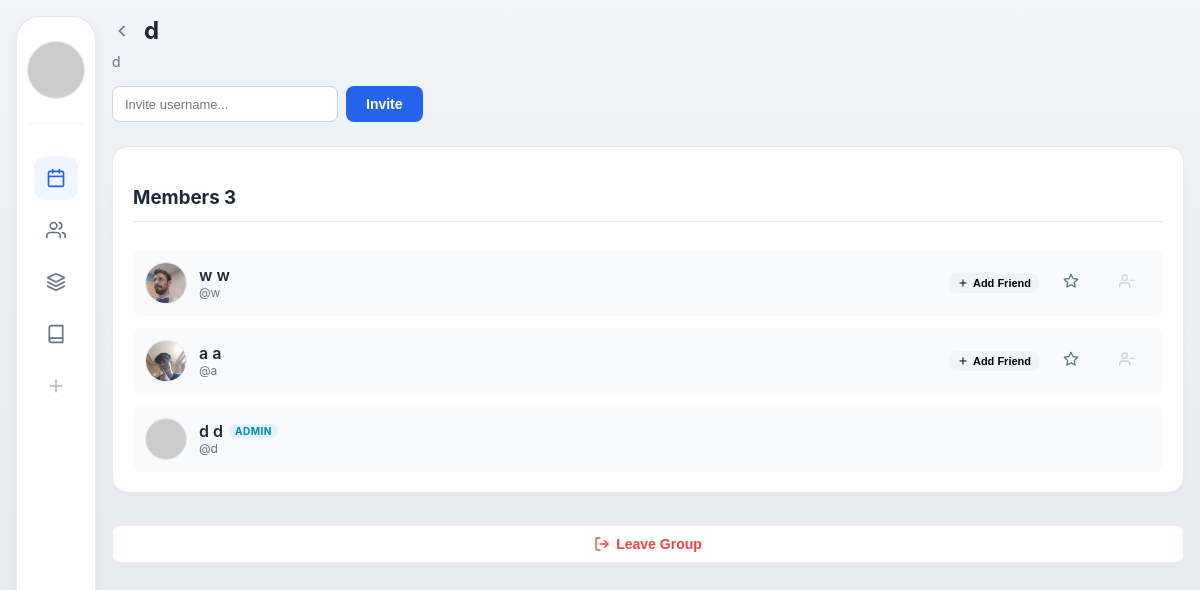
Screenshot of /groups/18 (signed in) with the database file from the repository.
### models.py (models this page shows, shortened)
class Group(db.Model):
    __tablename__ = "groups"
    id = db.Column(db.Integer, primary_key=True)
    name = db.Column(db.String(100), nullable=False)
    description = db.Column(db.String(255), nullable=True)
    created_by = db.Column(db.Integer, db.ForeignKey("users.id"), nullable=False)
    created_at = db.Column(db.DateTime, default=datetime.utcnow)
    members = db.relationship("GroupMember", back_populates="group", cascade="all, delete-orphan")

class GroupMember(db.Model):
    __tablename__ = "group_members"
    id = db.Column(db.Integer, primary_key=True)
    group_id = db.Column(db.Integer, db.ForeignKey("groups.id"), nullable=False)
    user_id = db.Column(db.Integer, db.ForeignKey("users.id"), nullable=False)
    role = db.Column(db.String(20), default="member") # admin, member
    joined_at = db.Column(db.DateTime, default=datetime.utcnow)
    group = db.relationship("Group", back_populates="members")
    user = db.relationship("User", backref="groups")
    __table_args__ = (UniqueConstraint("group_id", "user_id", name="uq_group_member"),)

class User(db.Model, UserMixin):
    __tablename__ = "users"
    id = db.Column(db.Integer, primary_key=True, autoincrement=True)
    first_name = db.Column(db.String(25), nullable=False)
    last_name = db.Column(db.String(50), nullable=False)
    username = db.Column(db.String(30), unique=True, nullable=False)
    profile_image = db.Column(db.String(255), nullable=False, default='default.jpg')
    is_active = db.Column(db.Boolean, default=True)
    password_hash = db.Column(db.String(255), nullable=False)
    saved_sections = db.relationship(
        "UserCourse", back_populates="user", cascade="all, delete-orphan"
    )
    @property
    def full_name(self) -> str:
        return f"{self.first_name} {self.last_name}"

### app.py (the view)
@app.route('/groups/<int:group_id>')
@login_required
def view_group(group_id):
    group = models.Group.query.get_or_404(group_id)
    member = models.GroupMember.query.filter_by(group_id=group.id, user_id=current_user.id).first()
    if not member:
        flash("You are not a member of this group.", "danger")
        return redirect(url_for("groups"))
    is_admin = (member.role == 'admin')
    friends_query = models.Friendship.query.filter(
        (models.Friendship.status == 'accepted') &
        or_(
            models.Friendship.requester_id == current_user.id,
            models.Friendship.receiver_id == current_user.id
        )
    ).all()
    friend_ids = set()
    for f in friends_query:
        if f.requester_id == current_user.id:
            friend_ids.add(f.receiver_id)
        else:
            friend_ids.add(f.requester_id)
    pending_ids = set()
    pending_query = models.Friendship.query.filter(
        (models.Friendship.requester_id == current_user.id) &
        (models.Friendship.status == 'pending')
    ).all()
    for f in pending_query:
        pending_ids.add(f.receiver_id)
    return render_template(
        "group_detail.html",
        group=group,
        membership=member,
        is_admin=is_admin,
        friend_ids=friend_ids,
        pending_ids=pending_ids
    )

### app.py (called while the page is built)
@login_manager.user_loader
def load_user(user_id):
    return models.User.query.get(int(user_id))

### templates/group_detail.html (shortened to what this page needs)
{% extends "base.html" %}
{% block content %}
<div class="page-header">
    <div style="display: flex; align-items: center; gap: 12px; margin-bottom: 8px;">
        <a href="{{ url_for('groups') }}" style="color: var(--muted); display: flex; align-items: center;">
            <svg width="20" height="20" viewBox="0 0 24 24" fill="none" stroke="currentColor" stroke-width="2"><polyline points="15 18 9 12 15 6"></polyline></svg>
        </a>
        <h1 class="page-title" style="margin: 0;">{{ group.name }}</h1>
    </div>
    <p class="page-subtitle">{{ group.description }}</p>
    <div style="margin-top: 16px;">
        <form action="{{ url_for('invite_member', group_id=group.id) }}" method="post" style="display: flex; gap: 8px;">
            <input type="text" name="username" class="form-input" placeholder="Invite username..." required style="max-width: 200px; padding: 6px 12px; font-size: 13px;">
            <button type="submit" class="btn btn-primary small">Invite</button>
        </form>
    </div>
</div>
<div class="card">
    <h3 class="section-title" style="border-bottom: 1px solid #e2e8f0; padding-bottom: 12px; margin-bottom: 16px;">
        Members <span class="badge">{{ group.members|length }}</span>
    </h3>
    <div style="display: flex; flex-direction: column; gap: 12px;">
        {% for member in group.members %}
        <div style="display: flex; align-items: center; justify-content: space-between; padding: 12px; border-radius: 8px; background: #f8fafc;">
            <div style="display: flex; align-items: center; gap: 12px;">
                <div class="user-avatar" style="width: 40px; height: 40px;">
                    <img src="{{ url_for('static', filename='profile_pics/' + member.user.profile_image) }}"
                        alt="{{ member.user.username }}"
                        style="width: 100%; height: 100%; object-fit: cover;"
                        onerror="this.src='https://ui-avatars.com/api/?name={{ member.user.first_name }}+{{ member.user.last_name }}&background=random'">
                </div>
                <div>
                    <div style="display: flex; align-items: center; gap: 6px;">
                        <span style="font-weight: 600;">{{ member.user.full_name }}</span>
                        {% if member.role == 'admin' %}
                            <span style="font-size: 10px; font-weight: 700; color: #0284c7; background: #e0f2fe; padding: 1px 6px; border-radius: 100px; letter-spacing: 0.5px;">ADMIN</span>
                        {% endif %}
                    </div>
                    <div style="font-size: 12px; color: var(--muted);">@{{ member.user.username }}</div>
                </div>
            </div>
            <div style="display: flex; align-items: center; gap: 8px;">
                {% if member.user.id != current_user.id %}
                    {% if member.user.id not in friend_ids %}
                        {% if member.user.id in pending_ids %}
                             <span style="font-size: 11px; color: var(--muted); background: #f1f5f9; padding: 4px 8px; border-radius: 4px;">Request Sent</span>
                        {% else %}
                            <form action="{{ url_for('friends') }}" method="post" style="margin:0;">
                                <button type="submit" class="btn btn-outline small" style="padding: 4px 8px; font-size: 11px;">
                                    <svg width="12" height="12" viewBox="0 0 24 24" fill="none" stroke="currentColor" stroke-width="2" style="margin-right: 4px;"><line x1="12" y1="5" x2="12" y2="19"></line><line x1="5" y1="12" x2="19" y2="12"></line></svg>
                                    Add Friend
                                </button>
                            </form>
                        {% endif %}
                    {% endif %}
                {% endif %}
                {% if is_admin and member.user.id != current_user.id %}
                    {% if member.role != 'admin' %}
                    <form action="{{ url_for('promote_member', group_id=group.id, user_id=member.user.id) }}" method="post" onsubmit="return confirm('Promote to Admin?');" style="margin:0;">
                         <button type="submit" style="background: none; border: none; cursor: pointer; color: #64748b;" title="Promote to Admin">
                            <svg width="16" height="16" viewBox="0 0 24 24" fill="none" stroke="currentColor" stroke-width="2" stroke-linecap="round" stroke-linejoin="round"><polygon points="12 2 15.09 8.26 22 9.27 17 14.14 18.18 21.02 12 17.77 5.82 21.02 7 14.14 2 9.27 8.91 8.26 12 2"></polygon></svg>
                        </button>
                    </form>
                    <form action="{{ url_for('kick_member', group_id=group.id, user_id=member.user.id) }}" method="post" onsubmit="return confirm('Kick member?');" style="margin:0;">
                         <button type="submit" style="background: none; border: none; cursor: pointer; color: #cbd5e1;" title="Kick User" onmouseover="this.style.color='#ef4444'" onmouseout="this.style.color='#cbd5e1'">
                             <svg width="16" height="16" viewBox="0 0 24 24" fill="none" stroke="currentColor" stroke-width="2" stroke-linecap="round" stroke-linejoin="round"><path d="M16 21v-2a4 4 0 0 0-4-4H5a4 4 0 0 0-4 4v2"></path><circle cx="8.5" cy="7" r="4"></circle><line x1="23" y1="11" x2="17" y2="11"></line></svg>
                        </button>
                    </form>
                    {% endif %}
                {% endif %}
            </div>
        </div>
        {% endfor %}
    </div>
</div>
<div style="margin-top: 32px; text-align: center;">
    <form action="{{ url_for('leave_group', group_id=group.id) }}" method="post" onsubmit="return confirm('Are you sure you want to leave this group?');">
        <button type="submit" class="btn" style="background: #fff; border: 1px solid #fee2e2; color: #ef4444; width: 100%; justify-content: center;">
            Leave Group
        </button>
    </form>
</div>
{% endblock %}

### static/css/shared.css (style rules this page uses)
:root { --bg: #f0f4f8; --muted: #64748b; --text-color: #1e293b; }
body { font-family: Inter, ui-sans-serif, system-ui, -apple-system, "Segoe UI", Roboto, "Helvetica Neue", Arial; background: linear-gradient(180deg, var(--bg) 0%, #e1e8ed 100%); color: var(--text-color); margin: 0; padding: 0; min-height: 100vh; }
.user-avatar { width: 48px; height: 48px; background: #f1f5f9; border-radius: 50%; display: flex; align-items: center; justify-content: center; color: #64748b; border: 1px solid #e2e8f0; overflow: hidden; }
.user-avatar img { width: 100%; height: 100%; object-fit: cover; }
@media (min-width: 768px) { .user-avatar { width: 56px; height: 56px; } }
button, input[type="submit"] { padding: 8px 16px; background: var(--bg); border: 1px solid var(--muted); border-radius: 4px; cursor: pointer; }
h1, h2 { margin-top: 0; }
.page-header { margin-bottom: 24px; }
.page-title { font-size: 24px; font-weight: 700; color: var(--text-color); margin: 0 0 8px 0; }
.page-subtitle { color: var(--muted); font-size: 14px; margin: 0; }
.card { background: #fff; border-radius: 16px; border: 1px solid #e2e8f0; box-shadow: 0 2px 4px rgba(0,0,0,0.02); padding: 20px; display: flex; flex-direction: column; gap: 12px; transition: transform 0.2s, box-shadow 0.2s; }
.form-input { flex: 1; padding: 10px 14px; border-radius: 8px; border: 1px solid #cbd5e1; font-size: 14px; outline: none; transition: border-color 0.15s; }
.btn { display: inline-flex; align-items: center; justify-content: center; padding: 10px 20px; border-radius: 8px; font-size: 14px; font-weight: 600; cursor: pointer; transition: all 0.2s; border: none; text-decoration: none; }
.btn-primary { background: #2563eb; color: #fff; }

### rows the page displays
Group: name "d", description "d"
GroupMember: profile_image (picture), user.full_name "w w", user.username "w"
GroupMember: profile_image (picture), user.full_name "a a", user.username "a"
GroupMember: user.full_name "d d", role "ADMIN", user.username "d"

### other values shown
{{ group.members|length }} "3"
